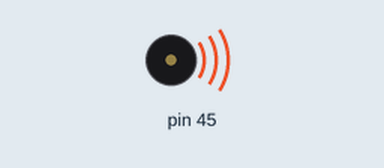
This sketch was run on a simulated Arduino Uno, built with avr-gcc and run on an emulated ATmega328P. Parts: buzzer (waves = sounding).

Above: at 0.4 s.
At 2.3 s:
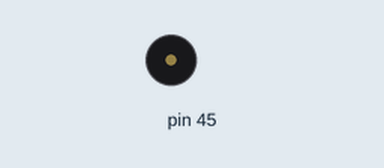
Timing chart, 0 to 3.8 s (numbered marks = the images above):
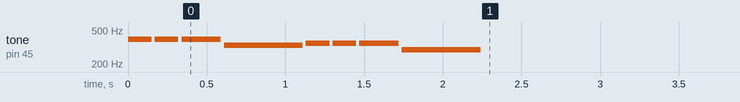

The sketch:

Beet_5th.ino
```cpp
// generated by mBlock5 for mBot Ranger
// codes make you happy

#include <Arduino.h>
#include <MeAuriga.h>

MeBuzzer buzzer;                      // create buzzer object
const int delay_note = 20;            // delay before playing next note

void setup() {
  buzzer.setpin(45);                  // init buzzer on pin D45

  buzzer.tone(392, 0.15 * 1000);      // tone(freq in Hz, duration in mS)
  delay(delay_note);

  buzzer.tone(392, 0.15 * 1000);
  delay(delay_note);

  buzzer.tone(392, 0.25 * 1000);
  delay(delay_note);

  buzzer.tone(330, 0.5 * 1000);
  delay(delay_note);

  buzzer.tone(349, 0.15 * 1000);
  delay(delay_note);

  buzzer.tone(349, 0.15 * 1000);
  delay(delay_note);

  buzzer.tone(349, 0.25 * 1000);
  delay(delay_note);

  buzzer.tone(294, 0.5 * 1000);
  delay(delay_note);
}

void loop() {
}
```
